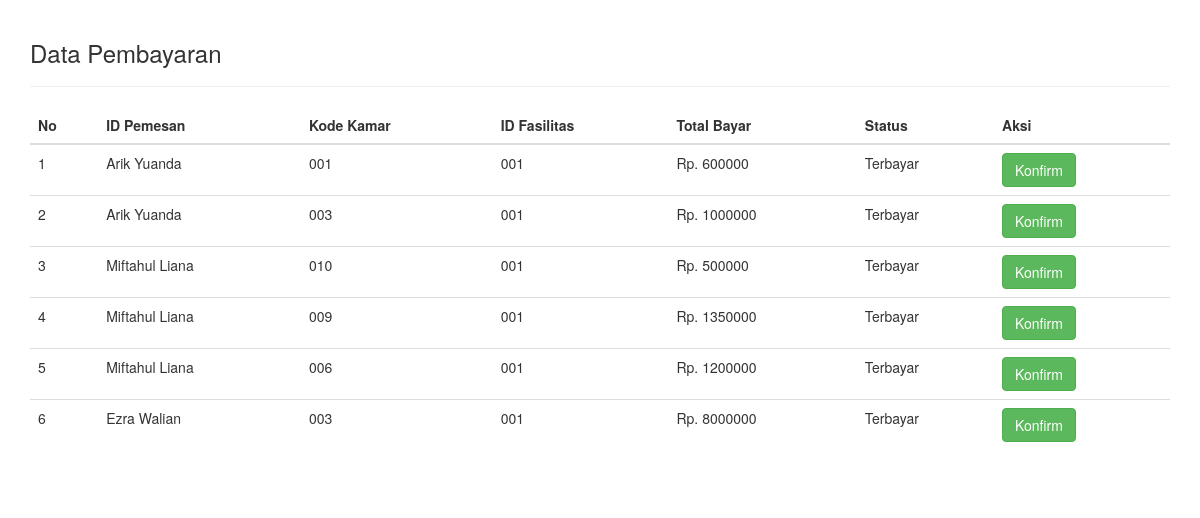
/dataPembayaran.php, run on the app's committed database.
### tables this page shows
CREATE TABLE `tbl_pembayaran` (
  `id_pembayaran` int(25) NOT NULL,
  `id_reservasi` varchar(25) NOT NULL,
  `nama_tamu` varchar(25) NOT NULL,
  `kode_kamar` varchar(25) NOT NULL,
  `id_fasilitas` varchar(25) NOT NULL,
  `total_bayar` int(25) NOT NULL,
  `status` varchar(25) NOT NULL DEFAULT 'Pending'
);

### dataPembayaran.php (the view, shortened to what this page needs)
<!DOCTYPE html>
<html lang="en">
<head>
<link rel="stylesheet" type="text/css" href="//cdn.datatables.net/1.10.11/css/jquery.dataTables.min.css">
<link rel="stylesheet" href="https://maxcdn.bootstrapcdn.com/bootstrap/3.3.7/css/bootstrap.min.css">
</head>
<body>
<?php
    include 'helper/connect.php';
?>
<div class="container" style="padding-top: 20px; padding-bottom: 20px;">
    <h3>Data Pembayaran</h3>
<hr>
<table class="table table-stripped table-hover datatab" align="center">
    <thead>
        <tr>
            <th>No</th>
            <th>ID Pemesan</th>
            <th>Kode Kamar</th>
            <th>ID Fasilitas</th>
            <th>Total Bayar</th>
            <th> Status</th>
            <th>Aksi</th>
        </tr>
    </thead>
    <tbody>
    <?php
        $nomor=1;
        $sql = "SELECT * FROM tbl_pembayaran";
        $query = mysqli_query($con, $sql);
        while($data = mysqli_fetch_assoc($query)){
        ?>
        <tr>
            <td><?php echo $nomor; ?></td>
            <td><?php echo $data['nama_tamu']; ?></td>
            <td><?php echo $data['kode_kamar']; ?></td>
            <td><?php echo $data['id_fasilitas']; ?></td>
            <td>Rp. <?php echo $data['total_bayar']; ?></td>
            <td><?php echo $data['status']; ?></td>
            <td>
                <a href="proses_admin/prosesPembayaran.php?id=<?php echo $data['id_reservasi'] ?>" class="btn btn-success">Konfirm</a>
            </td>
        </tr>
        <?php $nomor++; ?>
        <?php } ?>
    </tbody>
</table>

### data on the page
tbl_pembayaran: nama_tamu "Arik Yuanda", kode_kamar "001", id_fasilitas "001", total_bayar "600000", status "Terbayar"
tbl_pembayaran: nama_tamu "Arik Yuanda", kode_kamar "003", id_fasilitas "001", total_bayar "1000000", status "Terbayar"
tbl_pembayaran: nama_tamu "Miftahul Liana", kode_kamar "010", id_fasilitas "001", total_bayar "500000", status "Terbayar"
tbl_pembayaran: nama_tamu "Miftahul Liana", kode_kamar "009", id_fasilitas "001", total_bayar "1350000", status "Terbayar"
tbl_pembayaran: nama_tamu "Miftahul Liana", kode_kamar "006", id_fasilitas "001", total_bayar "1200000", status "Terbayar"
tbl_pembayaran: nama_tamu "Ezra Walian", kode_kamar "003", id_fasilitas "001", total_bayar "8000000", status "Terbayar"
